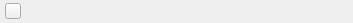
    <widget class="QWidget" name="titleBar" native="true">
     <property name="sizePolicy">
      <sizepolicy hsizetype="Expanding" vsizetype="Preferred">
       <horstretch>0</horstretch>
       <verstretch>0</verstretch>
      </sizepolicy>
     </property>
     <property name="minimumSize">
      <size>
       <width>0</width>
       <height>23</height>
      </size>
     </property>
     <property name="maximumSize">
      <size>
       <width>16777215</width>
       <height>23</height>
      </size>
     </property>
     <layout class="QHBoxLayout" name="horizontalLayout">
      <property name="spacing">
       <number>4</number>
      </property>
      <property name="leftMargin">
       <number>5</number>
      </property>
      <property name="topMargin">
       <number>0</number>
      </property>
      <property name="rightMargin">
       <number>1</number>
      </property>
      <property name="bottomMargin">
       <number>0</number>
      </property>
      <item>
       <widget class="QToolButton" name="tbMenu">
        <property name="minimumSize">
         <size>
          <width>16</width>
          <height>16</height>
         </size>
        </property>
        <property name="maximumSize">
         <size>
          <width>16</width>
          <height>16</height>
         </size>
        </property>
        <property name="iconSize">
         <size>
          <width>16</width>
          <height>16</height>
         </size>
        </property>
        <property name="popupMode">
         <enum>QToolButton::InstantPopup</enum>
        </property>
       </widget>
      </item>
      <item>
       <spacer name="horizontalSpacer">
        <property name="orientation">
         <enum>Qt::Horizontal</enum>
        </property>
        <property name="sizeType">
         <enum>QSizePolicy::Fixed</enum>
        </property>
        <property name="sizeHint" stdset="0">
         <size>
          <width>15</width>
          <height>1</height>
         </size>
        </property>
       </spacer>
      </item>
      <item>
       <widget class="QLabel" name="LTitle">
        <property name="minimumSize">
         <size>
          <width>100</width>
          <height>22</height>
         </size>
        </property>
        <property name="maximumSize">
         <size>
          <width>16777215</width>
          <height>22</height>
         </size>
        </property>
       </widget>
      </item>
      <item>
       <spacer name="horizontalSpacer_2">
        <property name="orientation">
         <enum>Qt::Horizontal</enum>
        </property>
        <property name="sizeType">
         <enum>QSizePolicy::Minimum</enum>
        </property>
        <property name="sizeHint" stdset="0">
         <size>
          <width>134</width>
          <height>20</height>
         </size>
        </property>
       </spacer>
      </item>
      <item>
       <widget class="QPushButton" name="pbMin">
        <property name="minimumSize">
         <size>
          <width>22</width>
          <height>22</height>
         </size>
        </property>
        <property name="maximumSize">
         <size>
          <width>22</width>
          <height>22</height>
         </size>
        </property>
        <property name="iconSize">
         <size>
          <width>22</width>
          <height>22</height>
         </size>
        </property>
        <property name="flat">
         <bool>true</bool>
        </property>
       </widget>
      </item>
      <item>
       <widget class="QPushButton" name="pbMax">
        <property name="minimumSize">
         <size>
          <width>22</width>
          <height>22</height>
         </size>
        </property>
        <property name="maximumSize">
         <size>
          <width>22</width>
          <height>22</height>
         </size>
        </property>
        <property name="iconSize">
         <size>
          <width>22</width>
          <height>22</height>
         </size>
        </property>
        <property name="flat">
         <bool>true</bool>
        </property>
       </widget>
      </item>
      <item>
       <widget class="QPushButton" name="pbClose">
        <property name="minimumSize">
         <size>
          <width>22</width>
          <height>22</height>
         </size>
        </property>
        <property name="maximumSize">
         <size>
          <width>22</width>
          <height>22</height>
         </size>
        </property>
        <property name="iconSize">
         <size>
          <width>22</width>
          <height>22</height>
         </size>
        </property>
        <property name="flat">
         <bool>true</bool>
        </property>
       </widget>
      </item>
     </layout>
    </widget>
